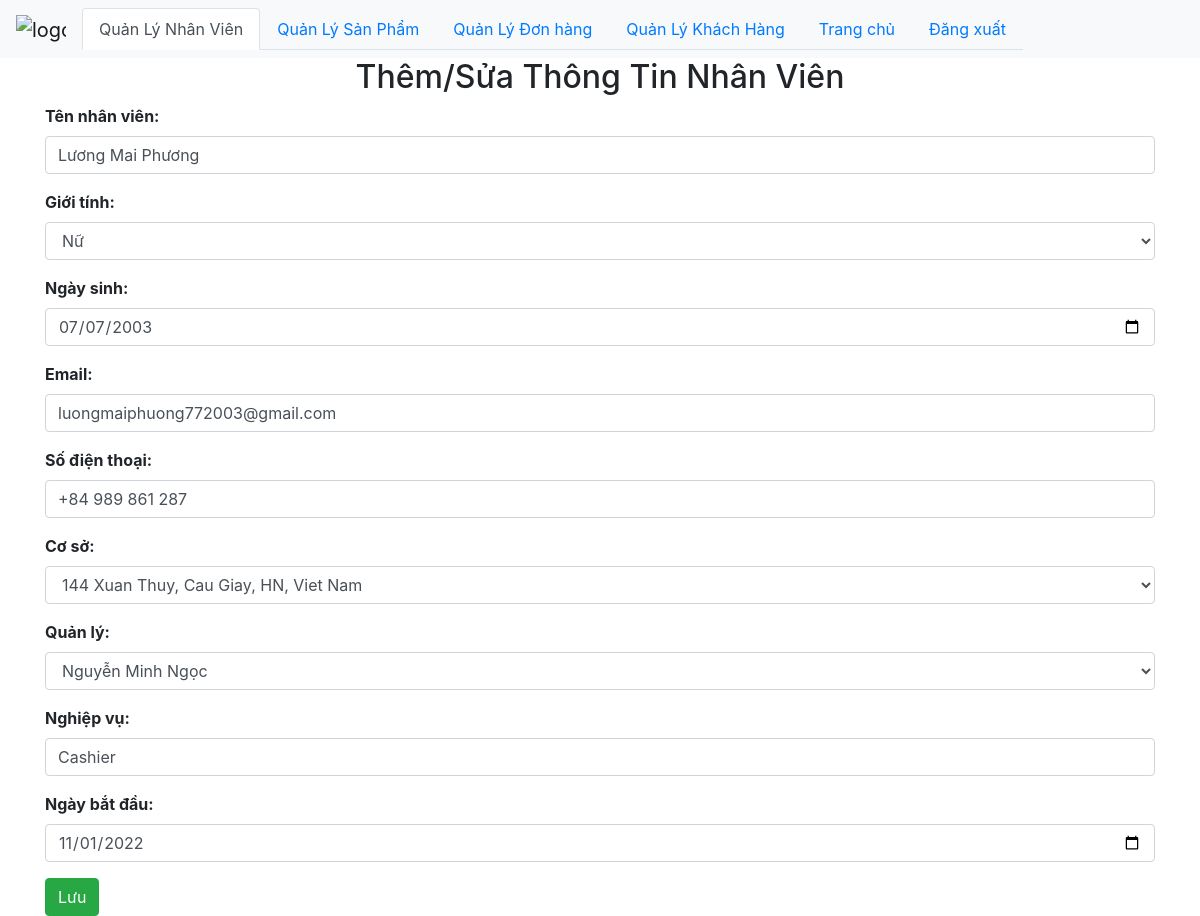
Screenshot of /Food_Store/admin/order/add.php?employeeNumber=2 with the database file from the repository.
### tables this page shows
CREATE TABLE `employees` (
  `employeeNumber` int(11) NOT NULL,
  `employeeName` varchar(50) NOT NULL,
  `gender` varchar(10) NOT NULL,
  `birthday` date NOT NULL,
  `email` varchar(100) NOT NULL,
  `phone` varchar(50) NOT NULL,
  `storeId` int(4) NOT NULL,
  `managerId` int(11) NOT NULL,
  `jobTitle` varchar(50) NOT NULL,
  `start_date` date NOT NULL
);

### Food_Store/db/dbhelper.php (called while the page is built, shortened)
<?php
function executeResult($sql) {
	$con = mysqli_connect(HOST, USERNAME, PASSWORD, DATABASE);
	$result = mysqli_query($con, $sql);
	$data   = [];
	while ($row = mysqli_fetch_array($result, 1)) {
		$data[] = $row;
	}
	return $data;
}
function executeSingleResult($sql) {
	$con = mysqli_connect(HOST, USERNAME, PASSWORD, DATABASE);
	$result = mysqli_query($con, $sql);
	$row    = mysqli_fetch_array($result, 1);
	return $row;
}

### Food_Store/admin/order/add.php (the view, shortened to what this page needs)
<?php
require_once ('../../db/dbhelper.php');
$employeeNumber = $employeeName = $gender = $birthday = $email = $phone = $storeId = $managerId = $jobTitle = $start_date = '';
if (isset($_GET['employeeNumber'])) {
	$employeeNumber       = $_GET['employeeNumber'];
	$sql      = 'select * from employees where employeeNumber = '.$employeeNumber;
	$employees = executeSingleResult($sql);
	if ($employees != null) {
		$employeeName = $employees['employeeName'];
		$gender = $employees['gender'];
		$birthday = $employees['birthday'];
		$email = $employees['email'];
		$phone = $employees['phone'];
		$storeId = $employees['storeId'];
		$managerId = $employees['managerId'];
		$jobTitle = $employees['jobTitle'];
		$start_date = $employees['start_date'];
	}
}
?>
<!DOCTYPE html>
<html>
<head>
	<link rel="stylesheet" href="https://maxcdn.bootstrapcdn.com/bootstrap/4.4.1/css/bootstrap.min.css">
</head>
<body>
	<nav class="navbar navbar-expand-sm bg-light navbar-light">
		<a class="navbar-brand" href="#">
			<img src="../../food_store_web/img/Logo.png" alt="logo" style="max-width:50px;">
		</a>
		<ul class="nav nav-tabs">
			<li class="nav-item">
				<a class="nav-link active" href="#">Quản Lý Nhân Viên</a>
			</li>
			<li class="nav-item">
				<a class="nav-link" href="../product">Quản Lý Sản Phẩm</a>
			</li>
			<li class="nav-item">
				<a class="nav-link" href="../order">Quản Lý Đơn hàng</a>
			</li>
			<li class="nav-item">
				<a class="nav-link" href="../customer">Quản Lý Khách Hàng</a>
			</li>
			<li class="nav-item">
				<a class="nav-link" href="../admin.php">Trang chủ</a>
			</li>
			<li class="nav-item">
				<a class="nav-link" href="../../food_store_web/build/user.php">Đăng xuất</a>
			</li>
		</ul>
	</nav>
	<div class="container">
		<div class="panel panel-primary">
			<div class="panel-heading">
				<h2 class="text-center">Thêm/Sửa Thông Tin Nhân Viên</h2>
			</div>
			<div class="panel-body">
				<form method="post">
					<div class="form-group">
					  <label for="name"><b>Tên nhân viên:</b></label>
					  <input required="true" type="text" class="form-control" id="name" name="name" value="<?=$employeeName?>">
					</div>
					<div class="form-group">
					  <label for="gender"><b>Giới tính:</b></label>
					  <select class="form-control" name="gender" id="gender">
					  	<?php
					  		if ($gender == 'Female') {
					  			echo '<option selected value = "Female">Nữ</option>';
					  		} else {
					  			echo '<option value = "Female">Nữ</option>';
					  		}
					  	?>
					  </select>
					</div>
					<div class="form-group">
					  <label for="birthday"><b>Ngày sinh:</b></label>
					  <input required = true class="form-control" id="birthday" name="birthday" type="date" value="<?=$birthday?>">
					</div>
					<div class="form-group">
					  <label for="email"><b>Email:</b></label>
					  <input required="true" type="text" class="form-control" id="email" name="email" value="<?=$email?>">
					</div>
					<div class="form-group">
					  <label for="phone"><b>Số điện thoại:</b></label>
					  <input required="true" type="text" class="form-control" id="phone" name="phone" value="<?=$phone?>">
					</div>
					<div class="form-group">
					  <label for="storeId"><b>Cơ sở:</b></label>
					  <select class="form-control" name="storeId" id="storeId">
					  	<?php
					  		$sql          = 'select * from store';
							$storeList = executeResult($sql);
							foreach ($storeList as $item) {
								if ($item['storeId'] == $storeId) {
									echo '<option selected value = "'.$item['storeId'].'">'.$item['address'].'</option>';
								} else {
									echo '<option value = "'.$item['storeId'].'">'.$item['address'].'</option>';
								}
							}
					  	?>
					  </select>
					</div>
					<div class="form-group">
					  <label for="managerId"><b>Quản lý:</b></label>
					  <select class="form-control" name="managerId" id="managerId">
					  	<?php
					  		$sql          = 'select * from employees';
							$employeeList = executeResult($sql);
							foreach ($employeeList as $item) {
								if ($item['employeeNumber'] == $managerId) {
									echo '<option selected value = "'.$item['employeeNumber'].'">'.$item['employeeName'].'</option>';
								} else {
									echo '<option value = "'.$item['employeeNumber'].'">'.$item['employeeName'].'</option>';
								}
							}
					  	?>
					  </select>
					</div>
					<div class="form-group">
					  <label for="jobTitle"><b>Nghiệp vụ:</b></label>
					  <input required="true" type="text" class="form-control" id="jobTitle" name="jobTitle" value="<?=$jobTitle?>">
					</div>
					<div class="form-group">
					  <label for="start_date"><b>Ngày bắt đầu:</b></label>
					  <input required = true class="form-control" id="start_date" name="start_date" type="date" value="<?=$start_date?>">
					</div>
					<button class="btn btn-success">Lưu</button>
				</form>
			</div>
		</div>
	</div>
</body>
</html>

### rows the page displays
employees: name "Lương Mai Phương", gender "Nữ", birthday "07/07/2003", email "luongmaiphuong772003@gmail.com", phone "+84 989 861 287", jobTitle "Cashier", start_date "11/01/2022"

### other values shown
form field storeId "144 Xuan Thuy, Cau Giay, HN, Viet Nam"
form field managerId "Nguyễn Minh Ngọc"
